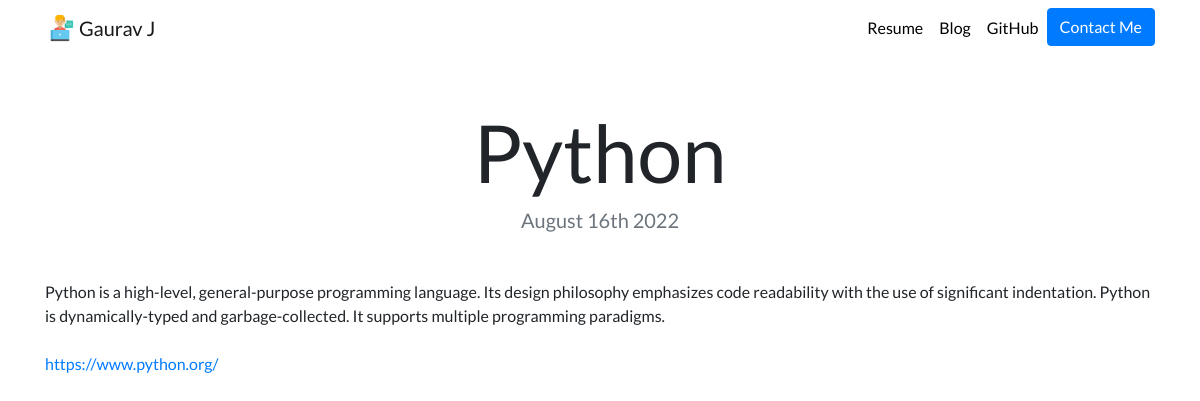
Page /blog/1/ on the committed database.
### blog/models.py (models this page shows, shortened)
class Blog(models.Model):
    title=models.CharField(max_length=100)
    description=models.CharField(max_length=250)
    date=models.DateField()
    url=models.URLField(blank=True)

### blog/views.py (the view)
# urls.py: path("<int:blog_id>/",views.detail,name='detail')
def detail(request, blog_id):
    blog = get_object_or_404(Blog, pk=blog_id)
    return render(request, 'blog/detail.html',{'blog':blog})

### blog/templates/blog/detail.html
{% extends "portfolio/base.html" %}
{% load static %}
{% block content %}
<h3 class="text-center mt-5" id="blogdetailtitle">{{ blog.title }}</h3>
<h5 class="text-center text-muted mb-5">{{ blog.date|date:'F jS Y' }}</h5>
{{ blog.description|safe }}
<br><br>
<a href="{{blog.url}}">{{blog.url}}</a>
{% endblock %}

### portfolio/static/portfolio/custom.css (style rules this page uses)
body { font-family: 'Lato', sans-serif; }
@media (min-width: 992px) { #blogdetailtitle { font-size: 5rem; } }

### rows in the picture
Blog: title "Python", date "August 16th 2022", description "Python is a high-level, general-purpose programming language. Its design philosophy emphasizes code readability with the use of significant indentation. Python is dynamically-typed and garbage-collected. It supports multiple programming paradigms.", url "https://www.python.org/"
